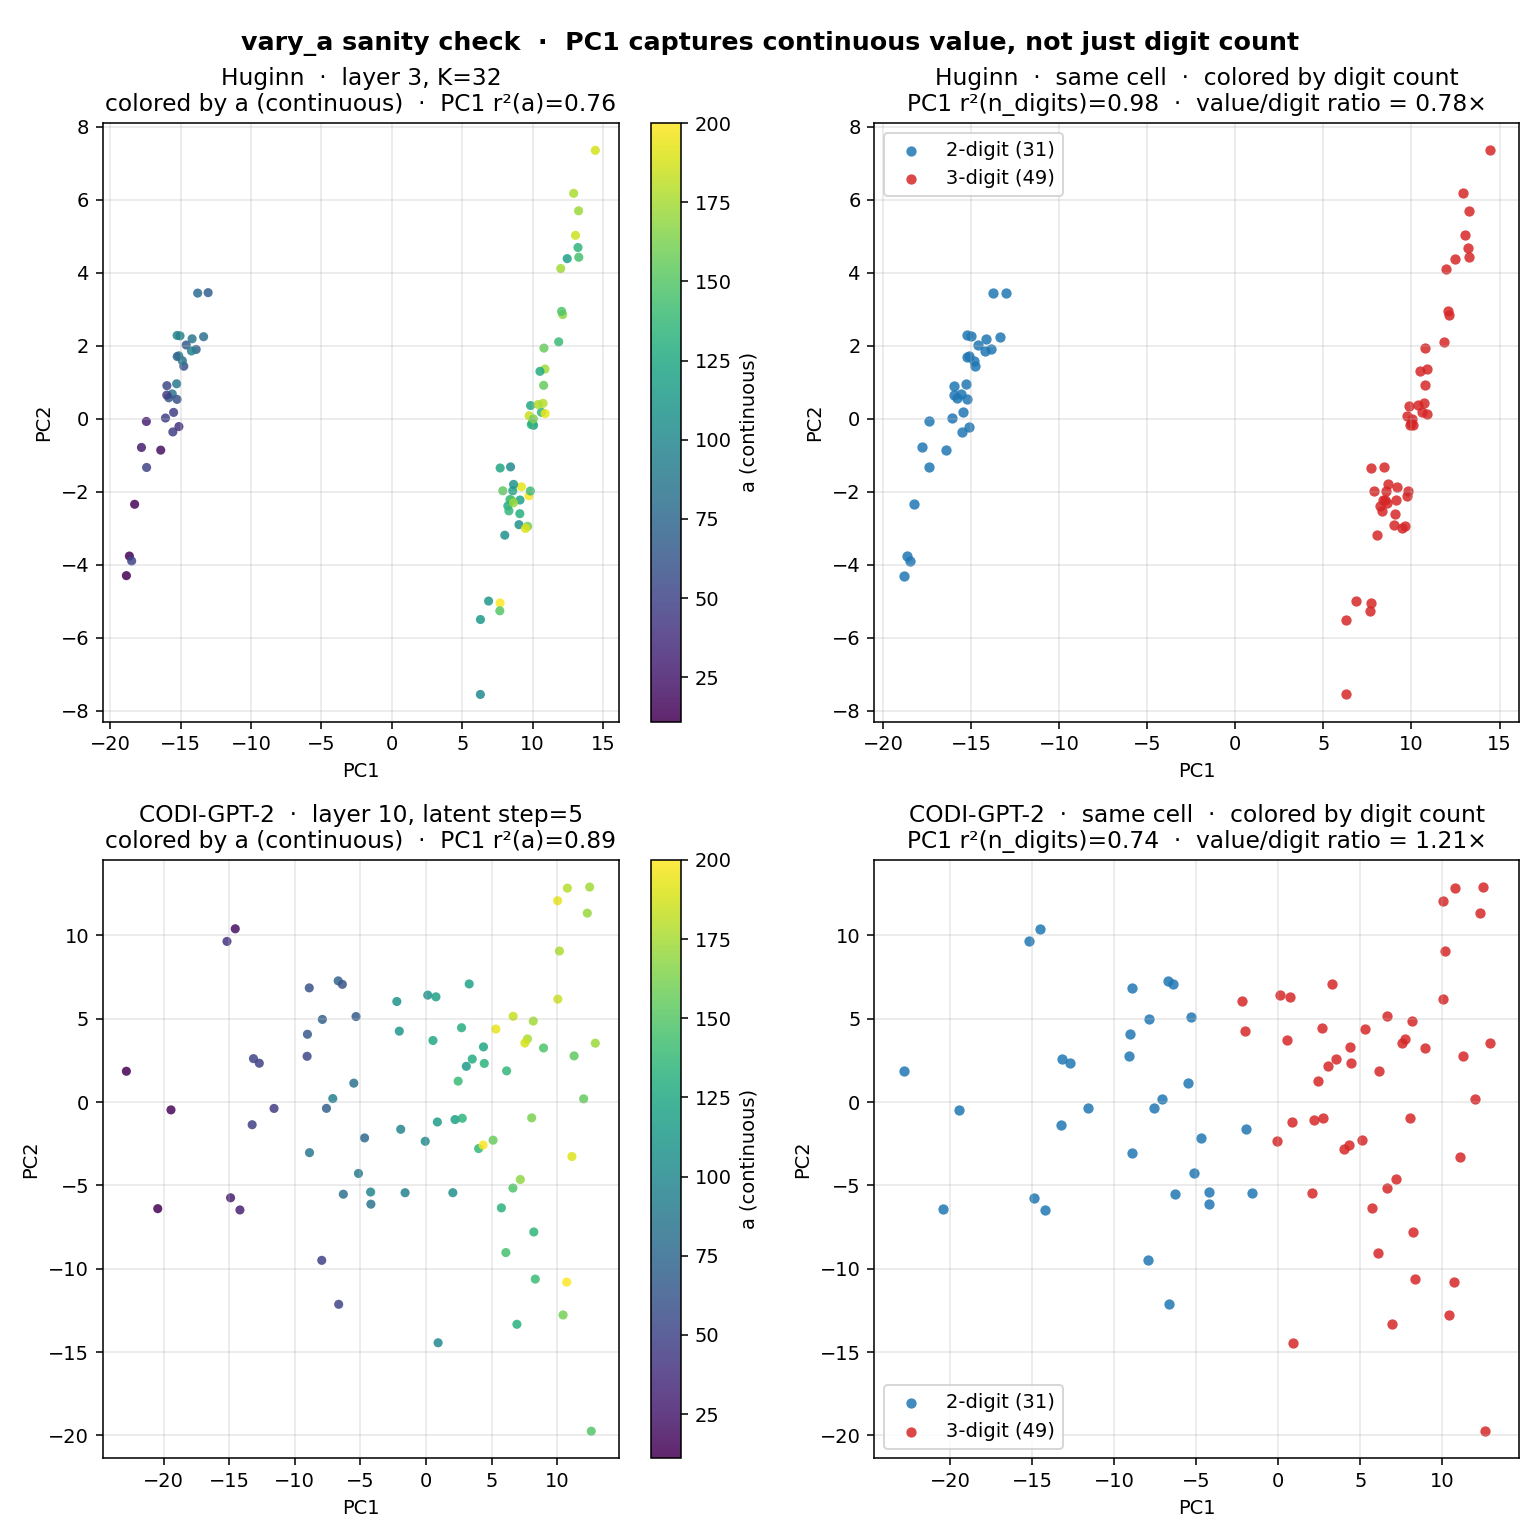

Here is the Python script that generated this plot:
"""Sanity check: in vary_a (b fixed = 4, varied a), is PCA picking up the
CONTINUOUS value of a, or just the DIGIT COUNT (2- vs 3-digit numerals)?

The two are correlated because string length is monotone in magnitude, but
they're not the same:
  - value     : continuous, 11..200
  - n_digits  : discrete in {2, 3} (a in 11..99 → 2 digits; a in 100..200 → 3)

For each (layer, step) cell, fit PCA(3) on the 80 activations, then compute:
  - r2(PC1, value),  r2(PC1, n_digits)
  - r2(PC2, value),  r2(PC2, n_digits)
  - r2(PC3, value),  r2(PC3, n_digits)
Higher r² to value than to n_digits ⇒ PC tracks magnitude continuously, not
the token-length discontinuity. Pick the cell with the most extreme split
and render a side-by-side scatter.
"""

from __future__ import annotations

import json
from pathlib import Path

import matplotlib.pyplot as plt
import numpy as np
import torch
from matplotlib.cm import ScalarMappable
from matplotlib.colors import Normalize
from sklearn.decomposition import PCA


HUGINN_ROOT = Path(__file__).resolve().parents[2]   # huginn-work/
PROJECT_ROOT = HUGINN_ROOT.parent
OUT_DIR = HUGINN_ROOT / "visualizations" / "probes"

EXPERIMENTS = [
    ("Huginn",   HUGINN_ROOT / "latent-sweep" / "huginn_vary_a" / "K32" / "activations.pt",
                 "K"),
    ("CODI-GPT-2",
                 PROJECT_ROOT / "codi-work" / "inference" / "runs" / "gpt2_vary_a" / "activations.pt",
                 "latent step"),
]
DATA_VARY_A = PROJECT_ROOT / "cf-datasets" / "vary_a.json"


def r2(x, y):
    """Pearson r squared (coefficient of determination of linear fit y ~ x)."""
    x = np.asarray(x, dtype=float); y = np.asarray(y, dtype=float)
    x = x - x.mean(); y = y - y.mean()
    return float((x @ y) ** 2 / ((x @ x) * (y @ y) + 1e-12))


def main():
    OUT_DIR.mkdir(parents=True, exist_ok=True)
    rows = json.load(open(DATA_VARY_A))
    a_vals = np.array([r["a"] for r in rows], dtype=float)
    n_dig = np.array([len(str(int(r["a"]))) for r in rows], dtype=float)
    print(f"vary_a: N={len(rows)},  a range {int(a_vals.min())}..{int(a_vals.max())},  "
          f"digit counts: {dict(zip(*np.unique(n_dig.astype(int), return_counts=True)))}")
    print()

    summary = {}
    fig, axes = plt.subplots(len(EXPERIMENTS), 2, figsize=(11, 5.5 * len(EXPERIMENTS)))
    if len(EXPERIMENTS) == 1:
        axes = axes[None, :]

    for row_i, (label, acts_path, step_label) in enumerate(EXPERIMENTS):
        if not acts_path.exists():
            print(f"[{label}] skipping — missing {acts_path}")
            continue
        a = torch.load(acts_path, map_location="cpu", weights_only=True).float().numpy()
        N, S, L, H = a.shape
        print(f"=== {label} ({a.shape}) ===")

        # Per-(layer, step) PCA + r² with value vs n_digits
        n_components = 3
        r2_val = np.empty((L, S, n_components))
        r2_dig = np.empty((L, S, n_components))
        proj_all = np.empty((L, S, N, n_components), dtype=np.float32)
        for l in range(L):
            for s in range(S):
                X = a[:, s, l, :]
                pca = PCA(n_components=n_components, svd_solver="randomized",
                          random_state=0)
                P = pca.fit_transform(X)
                proj_all[l, s] = P
                for k in range(n_components):
                    r2_val[l, s, k] = r2(P[:, k], a_vals)
                    r2_dig[l, s, k] = r2(P[:, k], n_dig)

        # Pick the (layer, step) cell where PC1's r² with value is highest;
        # report whether PC1 looks continuous or digit-count-driven.
        best = np.unravel_index(np.argmax(r2_val[:, :, 0]), r2_val[:, :, 0].shape)
        bl, bs = best
        print(f"  best PC1 r² with VALUE: {r2_val[bl, bs, 0]:.3f} at "
              f"(layer={bl}, {step_label}={bs+1})")
        print(f"  same cell — PC1 r² with N_DIGITS: {r2_dig[bl, bs, 0]:.3f}")
        print(f"  ratio (value / digits): {r2_val[bl, bs, 0] / max(r2_dig[bl, bs, 0], 1e-6):.2f}×")
        # Aggregate
        avg_val = r2_val[:, :, 0].mean()
        avg_dig = r2_dig[:, :, 0].mean()
        print(f"  averaged across all (layer × step): PC1 r²(value)={avg_val:.3f}  "
              f"r²(n_digits)={avg_dig:.3f}  ratio={avg_val/max(avg_dig, 1e-6):.2f}×")
        summary[label] = {
            "shape": list(a.shape),
            "best_cell": [int(bl), int(bs)],
            "PC1_r2_value":   r2_val[:, :, 0].tolist(),
            "PC1_r2_ndigits": r2_dig[:, :, 0].tolist(),
            "avg_PC1_r2_value":   float(avg_val),
            "avg_PC1_r2_ndigits": float(avg_dig),
        }

        P = proj_all[bl, bs]
        # Left: colored by VALUE (continuous viridis)
        ax = axes[row_i, 0]
        norm = Normalize(vmin=a_vals.min(), vmax=a_vals.max())
        sc = ax.scatter(P[:, 0], P[:, 1], c=a_vals, cmap="viridis", norm=norm,
                        s=22, alpha=0.85, linewidths=0)
        plt.colorbar(sc, ax=ax, label="a (continuous)")
        ax.set_title(f"{label}  ·  layer {bl}, {step_label}={bs+1}\n"
                     f"colored by a (continuous)  ·  PC1 r²(a)={r2_val[bl, bs, 0]:.2f}")
        ax.set_xlabel("PC1"); ax.set_ylabel("PC2")
        ax.grid(alpha=0.3)

        # Right: colored by N_DIGITS (discrete 2 vs 3)
        ax = axes[row_i, 1]
        for d, color in [(2, "#1f77b4"), (3, "#d62728")]:
            mask = n_dig == d
            if mask.sum() == 0: continue
            ax.scatter(P[mask, 0], P[mask, 1], c=color, s=28,
                       label=f"{d}-digit ({int(mask.sum())})", linewidths=0,
                       alpha=0.85)
        ax.legend()
        ax.set_title(f"{label}  ·  same cell  ·  colored by digit count\n"
                     f"PC1 r²(n_digits)={r2_dig[bl, bs, 0]:.2f}  ·  "
                     f"value/digit ratio = {r2_val[bl, bs, 0]/max(r2_dig[bl, bs, 0], 1e-6):.2f}×")
        ax.set_xlabel("PC1"); ax.set_ylabel("PC2")
        ax.grid(alpha=0.3)

    fig.suptitle("vary_a sanity check  ·  PC1 captures continuous value, not just digit count",
                 fontsize=13, fontweight="bold")
    fig.tight_layout()
    out_png = OUT_DIR / "numeral_digits_check.png"
    fig.savefig(out_png, dpi=140)
    (OUT_DIR / "numeral_digits_check.json").write_text(json.dumps(summary, indent=2))
    print(f"\nsaved {out_png}")


if __name__ == "__main__":
    main()
